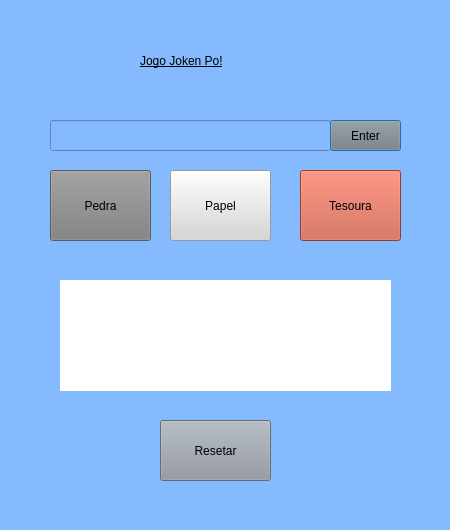
<?xml version="1.0" encoding="UTF-8"?>
<ui version="4.0">
 <class>Form</class>
 <widget class="QWidget" name="Form">
  <property name="geometry">
   <rect>
    <x>0</x>
    <y>0</y>
    <width>450</width>
    <height>530</height>
   </rect>
  </property>
  <property name="minimumSize">
   <size>
    <width>450</width>
    <height>530</height>
   </size>
  </property>
  <property name="maximumSize">
   <size>
    <width>450</width>
    <height>530</height>
   </size>
  </property>
  <property name="windowTitle">
   <string>Form</string>
  </property>
  <property name="styleSheet">
   <string notr="true">background-color:rgb(134, 186, 255);</string>
  </property>
  <widget class="QLabel" name="titulo">
   <property name="geometry">
    <rect>
     <x>140</x>
     <y>30</y>
     <width>201</width>
     <height>61</height>
    </rect>
   </property>
   <property name="styleSheet">
    <string notr="true">font: 75 19pt &quot;MS Shell Dlg 2&quot;;
text-decoration: underline;
</string>
   </property>
   <property name="text">
    <string>Jogo Joken Po!</string>
   </property>
  </widget>
  <widget class="QPushButton" name="btn_pedra">
   <property name="geometry">
    <rect>
     <x>50</x>
     <y>170</y>
     <width>101</width>
     <height>71</height>
    </rect>
   </property>
   <property name="styleSheet">
    <string notr="true">background-color:rgb(127, 127, 127);</string>
   </property>
   <property name="text">
    <string>Pedra</string>
   </property>
  </widget>
  <widget class="QPushButton" name="btn_papel">
   <property name="geometry">
    <rect>
     <x>170</x>
     <y>170</y>
     <width>101</width>
     <height>71</height>
    </rect>
   </property>
   <property name="styleSheet">
    <string notr="true">background-color:rgb(214, 214, 214);</string>
   </property>
   <property name="text">
    <string>Papel</string>
   </property>
  </widget>
  <widget class="QPushButton" name="btn_tesoura">
   <property name="geometry">
    <rect>
     <x>300</x>
     <y>170</y>
     <width>101</width>
     <height>71</height>
    </rect>
   </property>
   <property name="styleSheet">
    <string notr="true">background-color:rgb(200, 87, 67);</string>
   </property>
   <property name="text">
    <string>Tesoura</string>
   </property>
  </widget>
  <widget class="QLabel" name="resposta">
   <property name="geometry">
    <rect>
     <x>60</x>
     <y>280</y>
     <width>331</width>
     <height>111</height>
    </rect>
   </property>
   <property name="styleSheet">
    <string notr="true">background-color:rgb(255, 255, 255);</string>
   </property>
   <property name="text">
    <string/>
   </property>
  </widget>
  <widget class="QPushButton" name="btn_reset">
   <property name="geometry">
    <rect>
     <x>160</x>
     <y>420</y>
     <width>111</width>
     <height>61</height>
    </rect>
   </property>
   <property name="styleSheet">
    <string notr="true">background-color:rgb(143, 150, 158);</string>
   </property>
   <property name="text">
    <string>Resetar</string>
   </property>
  </widget>
  <widget class="QLineEdit" name="lineEdit">
   <property name="geometry">
    <rect>
     <x>50</x>
     <y>120</y>
     <width>281</width>
     <height>31</height>
    </rect>
   </property>
  </widget>
  <widget class="QPushButton" name="btn_pedra_2">
   <property name="geometry">
    <rect>
     <x>330</x>
     <y>120</y>
     <width>71</width>
     <height>31</height>
    </rect>
   </property>
   <property name="styleSheet">
    <string notr="true">background-color:rgb(127, 127, 127);</string>
   </property>
   <property name="text">
    <string>Enter</string>
   </property>
   <property name="autoDefault">
    <bool>true</bool>
   </property>
   <property name="default">
    <bool>true</bool>
   </property>
  </widget>
 </widget>
 <resources/>
 <connections/>
</ui>
